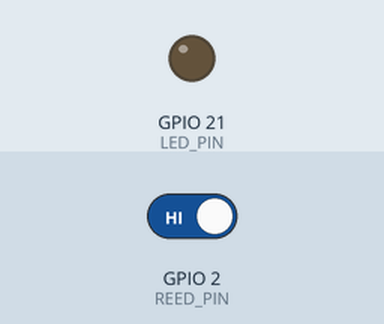
Bench run of a sketch on a simulated ESP32. Parts: output pins drawn as LEDs (lit = HIGH). The inputs (shaded band) are chosen by the test bench; at power-on: GPIO 2 (REED_PIN) HIGH. WiFi joins after 1.5 s; servers stay silent unless stated; the camera gives no picture.

Above: at 2.0 s.
Timing chart, 0 to 3.5 s (numbered marks = the images above):
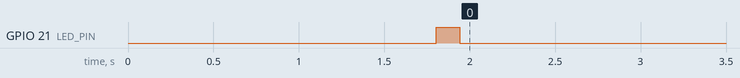

The sketch:

fridge_snap.ino
```cpp
/*
  FridgeSnap — door-close camera for FridgeAI
  Board: Seeed XIAO ESP32S3 Sense (ESP32-CAM pinout is the #else block)

  What it actually does
  - Stays awake and serves Wi-Fi
  - Reed switch LOW = door closed
  - After the door has been closed for CLOSE_SETTLE_MS, one JPEG with a short flash
  - Keeps only that JPEG in memory and serves http://fridgesnap.local/latest.jpg
  - The phone pulls that photo. This board does not upload it.

  It does not deep-sleep and it does not write to an SD card.
  Arduino core "esp32" by Espressif. On XIAO: enable PSRAM and USB CDC.
*/

#include <WiFi.h>
#include <WebServer.h>
#include <ESPmDNS.h>
#include <esp_camera.h>

// ---------- edit me ----------
const char* WIFI_SSID = "YOUR_WIFI";
const char* WIFI_PASS = "YOUR_PASSWORD";
const int   REED_PIN   = 2;    // D1 on XIAO; use GPIO13 on ESP32-CAM
const int   LED_PIN    = 21;   // onboard or external flash LED
const uint32_t CLOSE_SETTLE_MS = 1200;
const uint32_t MIN_GAP_MS      = 8000;  // ignore door bounce
// -----------------------------

WebServer server(80);
camera_fb_t* lastFb = nullptr;
uint32_t lastShot = 0;
bool armed = true;

#if defined(BOARD_HAS_PSRAM) || defined(CAMERA_MODEL_XIAO_ESP32S3)
  // XIAO ESP32S3 Sense pinout
  #define PWDN_GPIO_NUM  -1
  #define RESET_GPIO_NUM -1
  #define XCLK_GPIO_NUM  10
  #define SIOD_GPIO_NUM  40
  #define SIOC_GPIO_NUM  39
  #define Y9_GPIO_NUM    48
  #define Y8_GPIO_NUM    11
  #define Y7_GPIO_NUM    12
  #define Y6_GPIO_NUM    14
  #define Y5_GPIO_NUM    16
  #define Y4_GPIO_NUM    18
  #define Y3_GPIO_NUM    17
  #define Y2_GPIO_NUM    15
  #define VSYNC_GPIO_NUM 38
  #define HREF_GPIO_NUM  47
  #define PCLK_GPIO_NUM  13
#else
  // AI-Thinker ESP32-CAM
  #define PWDN_GPIO_NUM  32
  #define RESET_GPIO_NUM -1
  #define XCLK_GPIO_NUM  0
  #define SIOD_GPIO_NUM  26
  #define SIOC_GPIO_NUM  27
  #define Y9_GPIO_NUM    35
  #define Y8_GPIO_NUM    34
  #define Y7_GPIO_NUM    39
  #define Y6_GPIO_NUM    36
  #define Y5_GPIO_NUM    21
  #define Y4_GPIO_NUM    19
  #define Y3_GPIO_NUM    18
  #define Y2_GPIO_NUM    5
  #define VSYNC_GPIO_NUM 25
  #define HREF_GPIO_NUM  23
  #define PCLK_GPIO_NUM  22
#endif

bool initCam() {
  camera_config_t c;
  c.ledc_channel = LEDC_CHANNEL_0;
  c.ledc_timer   = LEDC_TIMER_0;
  c.pin_d0 = Y2_GPIO_NUM; c.pin_d1 = Y3_GPIO_NUM;
  c.pin_d2 = Y4_GPIO_NUM; c.pin_d3 = Y5_GPIO_NUM;
  c.pin_d4 = Y6_GPIO_NUM; c.pin_d5 = Y7_GPIO_NUM;
  c.pin_d6 = Y8_GPIO_NUM; c.pin_d7 = Y9_GPIO_NUM;
  c.pin_xclk = XCLK_GPIO_NUM;
  c.pin_pclk = PCLK_GPIO_NUM;
  c.pin_vsync = VSYNC_GPIO_NUM;
  c.pin_href = HREF_GPIO_NUM;
  c.pin_sccb_sda = SIOD_GPIO_NUM;
  c.pin_sccb_scl = SIOC_GPIO_NUM;
  c.pin_pwdn = PWDN_GPIO_NUM;
  c.pin_reset = RESET_GPIO_NUM;
  c.xclk_freq_hz = 20000000;
  c.frame_size = FRAMESIZE_SVGA;
  c.pixel_format = PIXFORMAT_JPEG;
  c.grab_mode = CAMERA_GRAB_LATEST;
  c.fb_location = CAMERA_FB_IN_PSRAM;
  c.jpeg_quality = 12;
  c.fb_count = 2;
  return esp_camera_init(&c) == ESP_OK;
}

void flash(bool on) {
  pinMode(LED_PIN, OUTPUT);
  digitalWrite(LED_PIN, on ? HIGH : LOW);
}

bool snap() {
  flash(true);
  delay(80);
  camera_fb_t* fb = esp_camera_fb_get();
  flash(false);
  if (!fb) return false;
  if (lastFb) esp_camera_fb_return(lastFb);
  lastFb = fb;
  lastShot = millis();
  return true;
}

void handleRoot() {
  server.send(200, "text/html",
    "<!doctype html><meta name=viewport content='width=device-width,initial-scale=1'>"
    "<body style='font-family:sans-serif;background:#071018;color:#e8f4f2'>"
    "<h1>FridgeSnap</h1>"
    "<p>Last photo (door-close triggered).</p>"
    "<p><a href='/latest.jpg'>latest.jpg</a> · <a href='/snap'>force snap</a></p>"
    "<img src='/latest.jpg' style='max-width:100%;border-radius:12px'>"
    "</body>");
}

void cors() {
  String origin = server.header("Origin");
  server.sendHeader("Access-Control-Allow-Origin", origin.length() ? origin : "*");
  server.sendHeader("Access-Control-Allow-Private-Network", "true");
  server.sendHeader("Access-Control-Allow-Methods", "GET, OPTIONS");
  server.sendHeader("Access-Control-Allow-Headers", "*");
  server.sendHeader("Vary", "Origin");
  server.sendHeader("Cache-Control", "no-store");
}

void handleOptions() {
  cors();
  server.send(204);
}

void handleJpg() {
  if (!lastFb) {
    cors();
    server.send(404, "text/plain", "no photo yet");
    return;
  }
  cors();
  server.setContentLength(lastFb->len);
  server.send(200, "image/jpeg", "");
  server.client().write(lastFb->buf, lastFb->len);
}

void handleSnap() {
  bool ok = snap();
  server.sendHeader("Location", "/");
  server.send(ok ? 302 : 500, "text/plain", ok ? "ok" : "fail");
}

void setup() {
  Serial.begin(115200);
  pinMode(REED_PIN, INPUT_PULLUP);
  flash(false);
  if (!initCam()) {
    Serial.println("camera init failed");
    delay(3000);
    ESP.restart();
  }

  WiFi.mode(WIFI_STA);
  WiFi.begin(WIFI_SSID, WIFI_PASS);
  for (int i = 0; i < 40 && WiFi.status() != WL_CONNECTED; i++) delay(250);
  MDNS.begin("fridgesnap");

  const char* headerKeys[] = {"Origin", "Access-Control-Request-Private-Network"};
  server.collectHeaders(headerKeys, 2);
  server.on("/", handleRoot);
  server.on("/latest.jpg", HTTP_GET, handleJpg);
  server.on("/latest.jpg", HTTP_OPTIONS, handleOptions);
  server.on("/snap", handleSnap);
  server.begin();

  snap();  // one boot photo so you can aim
}

void loop() {
  server.handleClient();

  const bool closed = digitalRead(REED_PIN) == LOW;
  static uint32_t closedSince = 0;
  static bool wasClosed = false;

  if (closed) {
    if (!wasClosed) closedSince = millis();
    if (armed && millis() - closedSince > CLOSE_SETTLE_MS && millis() - lastShot > MIN_GAP_MS) {
      snap();
      armed = false;
    }
  } else {
    armed = true;  // re-arm when the door opens
  }
  wasClosed = closed;
}
```
